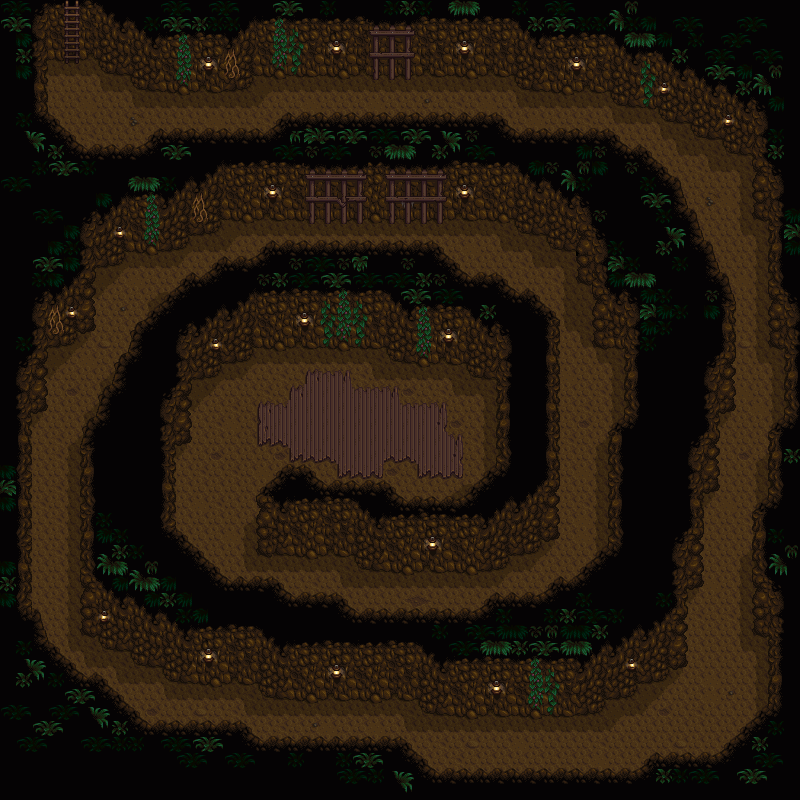

This game map was drawn from its Tiled (.tmx) file and the tilesets committed beside it. A one-line description and the trimmed map source follow:
An orthogonal 50x50 tile map with 16x16 px tiles, 3 tile layers (Back, Buildings, Front).

<map version="1.4" tiledversion="1.4.2" orientation="orthogonal" renderorder="right-down" compressionlevel="0" width="50" height="50" tilewidth="16" tileheight="16" infinite="0" nextlayerid="7" nextobjectid="1">
  <properties />
  <tileset firstgid="1" name="mine" tilewidth="16" tileheight="16" tilecount="288" columns="16">
    <image source="mine.png" width="256" height="288" />
    <tile id="0">
      <properties>
        <property name="Type" type="string" value="Dirt" />
      </properties>
    </tile>
    <tile id="137">
      <properties>
        <property name="Type" type="string" value="Stone" />
      </properties>
    </tile>
    <tile id="138">
      <properties>
        <property name="Type" type="string" value="Stone" />
      </properties>
    </tile>
    <tile id="139">
      <properties>
        <property name="Type" type="string" value="Stone" />
      </properties>
    </tile>
    <tile id="140">
      <properties>
        <property name="Type" type="string" value="Stone" />
      </properties>
    </tile>
    <tile id="153">
      <properties>
        <property name="Type" type="string" value="Stone" />
      </properties>
    </tile>
    <tile id="154">
      <properties>
        <property name="Type" type="string" value="Stone" />
      </properties>
    </tile>
    <tile id="155">
      <properties>
        <property name="Type" type="string" value="Stone" />
      </properties>
    </tile>
    <tile id="165">
      <properties>
        <property name="Type" type="string" value="Dirt" />
      </properties>
    </tile>
    <tile id="166">
      <properties>
        <property name="Type" type="string" value="Stone" />
      </properties>
    </tile>
    <tile id="167">
      <properties>
        <property name="Type" type="string" value="Stone" />
      </properties>
    </tile>
    <tile id="168">
      <properties>
        <property name="Type" type="string" value="Stone" />
      </properties>
    </tile>
    <tile id="169">
      <properties>
        <property name="Type" type="string" value="Stone" />
      </properties>
    </tile>
    <tile id="170">
      <properties>
        <property name="Type" type="string" value="Stone" />
      </properties>
    </tile>
    <tile id="171">
      <properties>
        <property name="Type" type="string" value="Stone" />
      </properties>
    </tile>
    <tile id="172">
      <properties>
        <property name="Type" type="string" value="Stone" />
      </properties>
    </tile>
    <tile id="181">
      <properties>
        <property name="Type" type="string" value="Dirt" />
      </properties>
    </tile>
    <tile id="182">
      <properties>
        <property name="Type" type="string" value="Stone" />
      </properties>
    </tile>
    <tile id="183">
      <properties>
        <property name="Type" type="string" value="Dirt" />
      </properties>
    </tile>
    <tile id="184">
      <properties>
        <property name="Type" type="string" value="Stone" />
      </properties>
    </tile>
    <tile id="185">
      <properties>
        <property name="Type" type="string" value="Stone" />
      </properties>
    </tile>
    <tile id="186">
      <properties>
        <property name="Type" type="string" value="Stone" />
      </properties>
    </tile>
    <tile id="187">
      <properties>
        <property name="Type" type="string" value="Stone" />
      </properties>
    </tile>
    <tile id="188">
      <properties>
        <property name="Type" type="string" value="Stone" />
      </properties>
    </tile>
    <tile id="198">
      <properties>
        <property name="Type" type="string" value="Stone" />
      </properties>
    </tile>
    <tile id="199">
      <properties>
        <property name="Type" type="string" value="Stone" />
      </properties>
    </tile>
    <tile id="200">
      <properties>
        <property name="Type" type="string" value="Stone" />
      </properties>
    </tile>
    <tile id="201">
      <properties>
        <property name="Type" type="string" value="Stone" />
      </properties>
    </tile>
    <tile id="202">
      <properties>
        <property name="Type" type="string" value="Stone" />
      </properties>
    </tile>
    <tile id="203">
      <properties>
        <property name="Type" type="string" value="Stone" />
      </properties>
    </tile>
    <tile id="204">
      <properties>
        <property name="Type" type="string" value="Stone" />
      </properties>
    </tile>
    <tile id="217">
      <properties>
        <property name="Type" type="string" value="Stone" />
      </properties>
    </tile>
    <tile id="218">
      <properties>
        <property name="Type" type="string" value="Stone" />
      </properties>
    </tile>
    <tile id="219">
      <properties>
        <property name="Type" type="string" value="Stone" />
      </properties>
    </tile>
    <tile id="233">
      <properties>
        <property name="Type" type="string" value="Stone" />
      </properties>
    </tile>
    <tile id="234">
      <properties>
        <property name="Type" type="string" value="Stone" />
      </properties>
    </tile>
    <tile id="235">
      <properties>
        <property name="Type" type="string" value="Stone" />
      </properties>
    </tile>
    <tile id="240">
      <properties>
        <property name="Type" type="string" value="Wood" />
      </properties>
    </tile>
    <tile id="241">
      <properties>
        <property name="Type" type="string" value="Wood" />
      </properties>
    </tile>
    <tile id="242">
      <properties>
        <property name="Type" type="string" value="Wood" />
      </properties>
    </tile>
    <tile id="256">
      <properties>
        <property name="Type" type="string" value="Wood" />
      </properties>
    </tile>
    <tile id="257">
      <properties>
        <property name="Type" type="string" value="Wood" />
      </properties>
    </tile>
    <tile id="258">
      <properties>
        <property name="Type" type="string" value="Wood" />
      </properties>
    </tile>
    <tile id="272">
      <properties>
        <property name="Type" type="string" value="Wood" />
      </properties>
    </tile>
    <tile id="273">
      <properties>
        <property name="Type" type="string" value="Wood" />
      </properties>
    </tile>
    <tile id="274">
      <properties>
        <property name="Type" type="string" value="Wood" />
      </properties>
    </tile>
  </tileset>
  <layer id="1" name="Back" width="50" height="50" opacity="1" offsetx="0" offsety="0">
    <properties />
    <data>[2500 cells, 2500 non-empty, 34 distinct tile ids]</data>
  </layer>
  <layer id="2" name="Buildings" width="50" height="50" opacity="1" offsetx="0" offsety="0">
    <properties />
    <data>[2500 cells, 1045 non-empty, 99 distinct tile ids]</data>
  </layer>
  <layer id="3" name="Front" width="50" height="50" opacity="1" offsetx="0" offsety="0">
    <properties />
    <data>[2500 cells, 989 non-empty, 40 distinct tile ids]</data>
  </layer>
  <objectgroup id="4" name="Back" visible="false" locked="false" />
  <objectgroup id="5" name="Buildings" visible="false" locked="false" />
  <objectgroup id="6" name="Front" visible="false" locked="false" />
</map>
